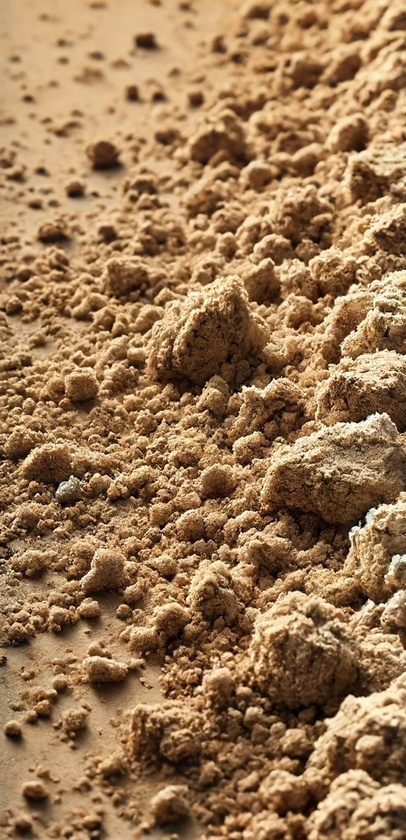
#> input picture openCV/Soil1.jpg, 406 x 840 px, shrunk from 495 x 1024 before the run, found by its file name
$ python opencv.py
#> lines starting #> are read from the running program, lines starting #| are printed output that depends on the picture; after the words box and inside, x2 and y2 are one past the last pixel; in counts of white or black regions, pixels touching at a corner belong together
import cv2
import numpy as np

# Load the reference images
image1 = cv2.imread(r'D:\GitHub Repository\IOT-Based-Agriculture-Monitoring-system\Resources\Soil1.jpg')  # Dry soil (light brown)
#> image1 is the input picture: shape (840, 406, 3); mean B, G, R 83.1, 119.9, 155.1
image2 = cv2.imread(r'D:\GitHub Repository\IOT-Based-Agriculture-Monitoring-system\Resources\Soil2.jpg')  # Wet soil (dark brown)
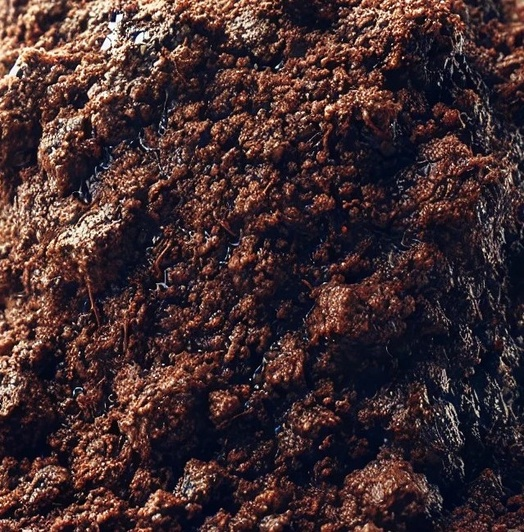
#> input picture openCV/Soil2.jpg, 524 x 532 px, shrunk from 639 x 648 before the run, found by its file name
#> image2 is the input picture: shape (532, 524, 3); mean B, G, R 47.6, 45.4, 66

# Convert reference images to HSV color space
hsv_image1 = cv2.cvtColor(image1, cv2.COLOR_BGR2HSV)
#> hsv_image1: shape (840, 406, 3); mean H, S, V 15.1, 133.9, 155.1
hsv_image2 = cv2.cvtColor(image2, cv2.COLOR_BGR2HSV)
#> hsv_image2: shape (532, 524, 3); mean H, S, V 92.3, 122.4, 70.1

# Compute the average HSV values for the reference images
mean_hsv_image1 = np.mean(hsv_image1, axis=(0, 1))
#> mean_hsv_image1 = [15.09, 133.9, 155.1]
mean_hsv_image2 = np.mean(hsv_image2, axis=(0, 1))
#> mean_hsv_image2 = [92.34, 122.4, 70.09]

# Function to classify new images based on the reference colors
def classify_image(image):
    hsv_image = cv2.cvtColor(image, cv2.COLOR_BGR2HSV)
    mean_hsv_image = np.mean(hsv_image, axis=(0, 1))

    # Compute the Euclidean distances to the reference HSV values
    dist1 = np.linalg.norm(mean_hsv_image - mean_hsv_image1)
    dist2 = np.linalg.norm(mean_hsv_image - mean_hsv_image2)

    # Determine the classification based on the minimum distance
    if dist1 < dist2 and dist1 < 50:  # Adjust threshold as needed
        return 1  # Light brown (dry soil)
    elif dist2 < dist1 and dist2 < 50:  # Adjust threshold as needed
        return 0  # Dark brown (wet soil)
    else:
        return 2  # Neither color detected

# Function to process multiple input images and display the results
def process_images(image_paths):
    for image_path in image_paths:
        image = cv2.imread(image_path)
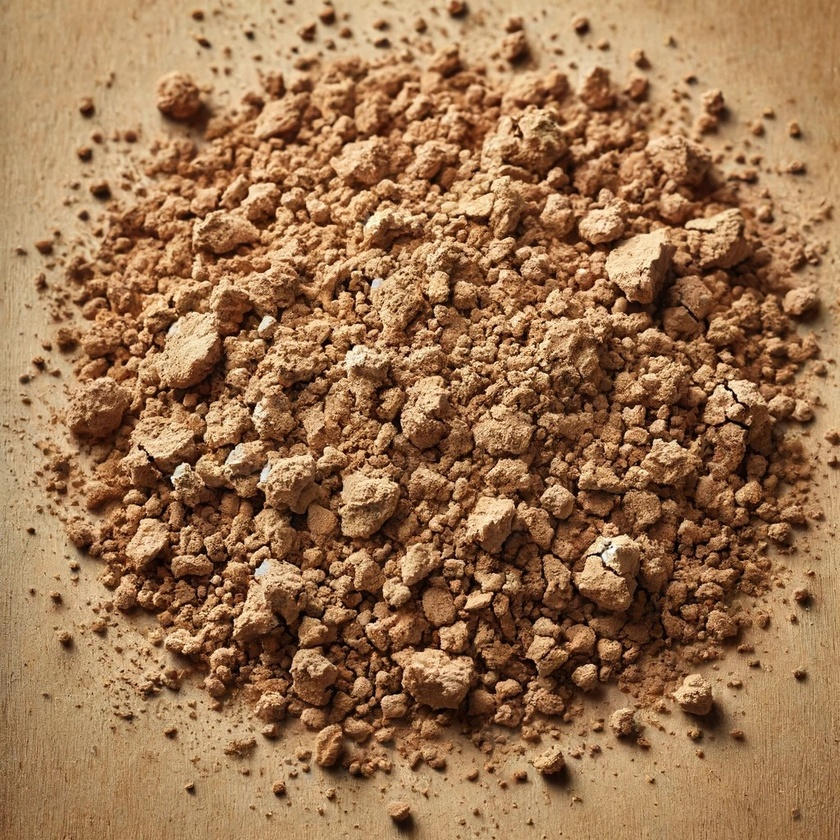
#> input picture openCV/Test/test2_dry.jpg, 840 x 840 px, shrunk from 1024 x 1024 before the run, found by its file name
#> image is the input picture: shape (840, 840, 3); mean B, G, R 79.3, 115.1, 155.3
        if image is None:
            print(f"Error: Could not load image {image_path}.")
            continue

        classification = classify_image(image)
#> in classify_image, `hsv_image = cv2.cvtColor(image, cv2.COLOR_BGR2HSV)`: hsv_image: shape (840, 840, 3); mean H, S, V 13.8, 139.7, 155.3
#> in classify_image, `mean_hsv_image = np.mean(hsv_image, axis=(0, 1))`: mean_hsv_image = [13.82, 139.7, 155.3]
#> in classify_image, `dist1 = np.linalg.norm(mean_hsv_image - mean_hsv_image1)`: dist1 = 5.9
#> in classify_image, `dist2 = np.linalg.norm(mean_hsv_image - mean_hsv_image2)`: dist2 = 117.2
#> classification = 1
        if classification == 1:
            label = "Dry Soil"
        elif classification == 0:
            label = "Wet Soil"
        else:
            label = "No Soil"

        cv2.putText(image, label, (10, 30), cv2.FONT_HERSHEY_SIMPLEX, 1, (0, 255, 0), 2)
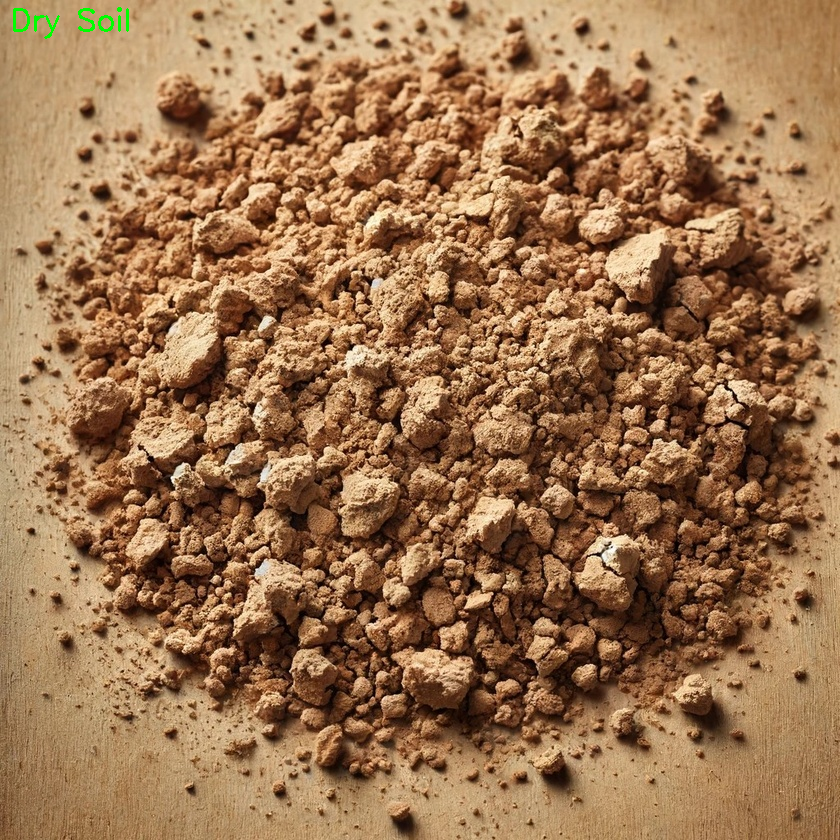
#> image: shape (840, 840, 3); 0.11% of pixels changed, all inside (x1, y1, x2, y2) = (13, 7, 129, 39)
        cv2.imshow('Soil Classification', image)

        while True:
            if cv2.waitKey(1) & 0xFF == ord('q'):
#> (key q is pressed here)
                break
        cv2.destroyAllWindows()  # Close the window for the current image
#> pass 2 of the loop in process_images, `for image_path in image_paths:`:
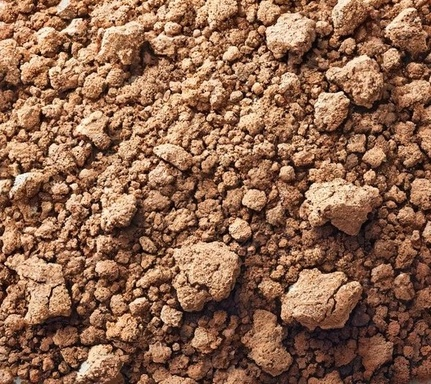
#> input picture openCV/Test/test1_dry.jpg, 431 x 384 px, shrunk from 526 x 468 before the run, found by its file name
#> in process_images, image is the input picture: shape (384, 431, 3); mean B, G, R 77, 100.9, 141.5
#> hsv_image: shape (384, 431, 3); mean H, S, V 13.1, 133, 141.5
#> in process_images, `cv2.putText(image, label, (10, 30), cv2.FONT_HERSHEY_SIMPLEX, 1, (0, 2..`:
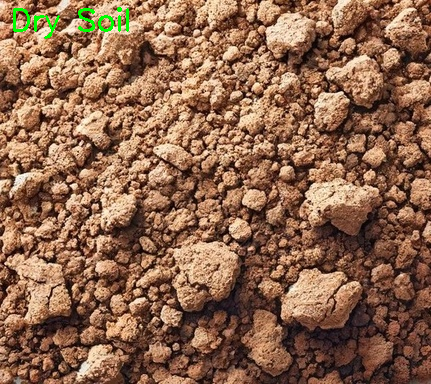
#> image: shape (384, 431, 3); 0.49% of pixels changed, all inside (x1, y1, x2, y2) = (13, 7, 129, 39)
#> (key Esc is pressed here)
#> pass 3 of the loop in process_images, `for image_path in image_paths:`:
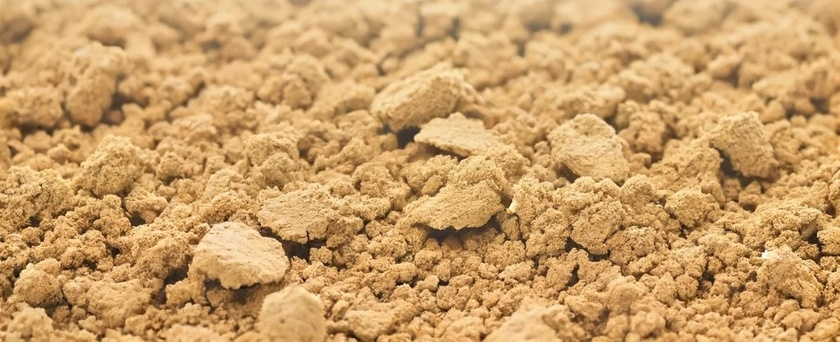
#> input picture openCV/Test/test3_dry.jpg, 840 x 342 px, shrunk from 1024 x 417 before the run, found by its file name
#> in process_images, image is the input picture: shape (342, 840, 3); mean B, G, R 102.6, 158.4, 202.3
#> hsv_image: shape (342, 840, 3); mean H, S, V 16.8, 129.6, 202.3
#> in process_images, `cv2.putText(image, label, (10, 30), cv2.FONT_HERSHEY_SIMPLEX, 1, (0, 2..`:
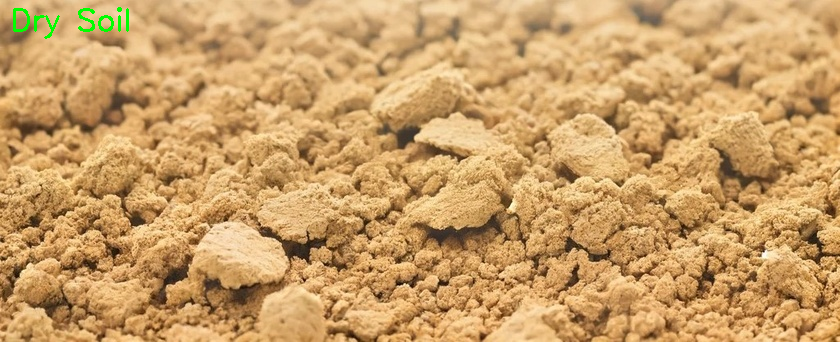
#> image: shape (342, 840, 3); 0.28% of pixels changed, all inside (x1, y1, x2, y2) = (13, 7, 129, 39)
#> the loop made 5 passes; the first 3 are shown

# Example usage with six specific image files
image_paths = [
    r'D:\GitHub Repository\IOT-Based-Agriculture-Monitoring-system\Resources\Test\test2_dry.jpg',
    r'D:\GitHub Repository\IOT-Based-Agriculture-Monitoring-system\Resources\Test\test1_dry.jpg',
    r'D:\GitHub Repository\IOT-Based-Agriculture-Monitoring-system\Resources\Test\test3_dry.jpg',
    r'D:\GitHub Repository\IOT-Based-Agriculture-Monitoring-system\Resources\Test\test2_wet.jpg',
    r'D:\GitHub Repository\IOT-Based-Agriculture-Monitoring-system\Resources\Test\test3_wet.jpg'
]

process_images(image_paths)
